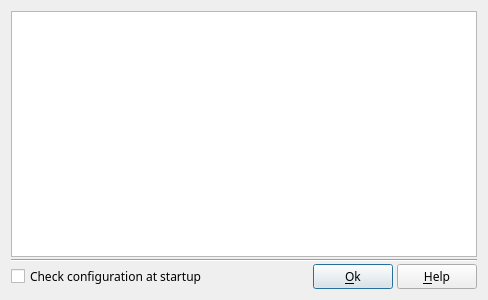
<?xml version="1.0" encoding="UTF-8"?>
<ui version="4.0">
 <class>DlgCheckConfig</class>
 <widget class="QDialog" name="DlgCheckConfig">
  <property name="windowModality">
   <enum>Qt::WindowModal</enum>
  </property>
  <property name="geometry">
   <rect>
    <x>0</x>
    <y>0</y>
    <width>488</width>
    <height>300</height>
   </rect>
  </property>
  <property name="font">
   <font>
    <family>Sans Serif</family>
   </font>
  </property>
  <property name="windowTitle">
   <string>Check configuration</string>
  </property>
  <layout class="QVBoxLayout" name="verticalLayout">
   <property name="spacing">
    <number>2</number>
   </property>
   <item>
    <widget class="QListWidget" name="ListWidget"/>
   </item>
   <item>
    <widget class="Line" name="line">
     <property name="orientation">
      <enum>Qt::Horizontal</enum>
     </property>
    </widget>
   </item>
   <item>
    <layout class="QHBoxLayout" name="horizontalLayout_2">
     <property name="spacing">
      <number>4</number>
     </property>
     <item>
      <widget class="QCheckBox" name="CheckConfigAtStartupCB">
       <property name="text">
        <string>Check configuration at startup</string>
       </property>
      </widget>
     </item>
     <item>
      <spacer name="horizontalSpacer_2">
       <property name="orientation">
        <enum>Qt::Horizontal</enum>
       </property>
       <property name="sizeHint" stdset="0">
        <size>
         <width>40</width>
         <height>20</height>
        </size>
       </property>
      </spacer>
     </item>
     <item>
      <widget class="QPushButton" name="OKBT">
       <property name="toolTip">
        <string>Accept modification and exit dialog box</string>
       </property>
       <property name="text">
        <string>&amp;Ok</string>
       </property>
       <property name="icon">
        <iconset>
         <normaloff>img/action_ok.png</normaloff>img/action_ok.png</iconset>
       </property>
      </widget>
     </item>
     <item>
      <widget class="QPushButton" name="HelpBT">
       <property name="toolTip">
        <string>Open help page describing this dialog box</string>
       </property>
       <property name="text">
        <string>&amp;Help</string>
       </property>
       <property name="icon">
        <iconset>
         <normaloff>img/help.png</normaloff>img/help.png</iconset>
       </property>
       <property name="shortcut">
        <string>F1</string>
       </property>
      </widget>
     </item>
    </layout>
   </item>
  </layout>
 </widget>
 <resources/>
 <connections/>
</ui>
